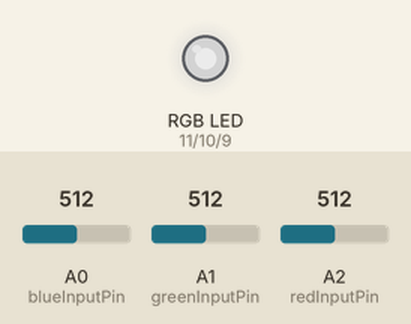
Simulated run of this sketch. Board: Arduino Uno, built with avr-gcc and run on an emulated ATmega328P. Shown: an RGB LED mixed from three pins (HIGH = lit). The inputs (shaded band) are chosen by the test bench; at power-on: A0 (blueInputPin) = 512, A1 (greenInputPin) = 512, A2 (redInputPin) = 512. Dim RGB values are drawn brighter than linear.

Above: at 1.2 s.
1.3 s: A0 (blueInputPin) set to 716
At 1.6 s:
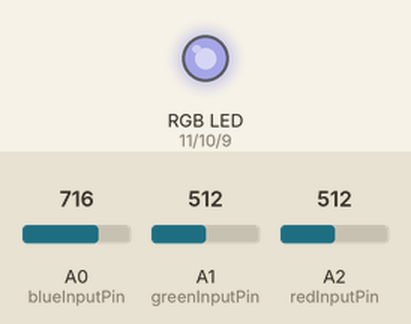
2.8 s: A1 (greenInputPin) set to 716
At 3.9 s:
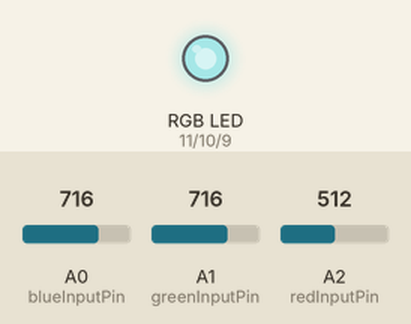
4.3 s: A2 (redInputPin) set to 716
At 5.1 s:
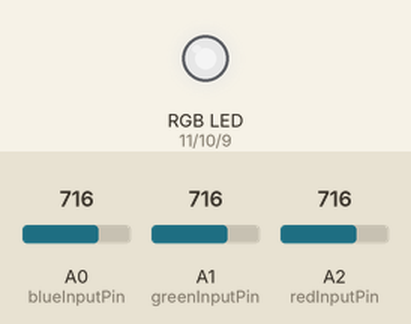
5.8 s: A0 (blueInputPin) set to 900
At 6.2 s:
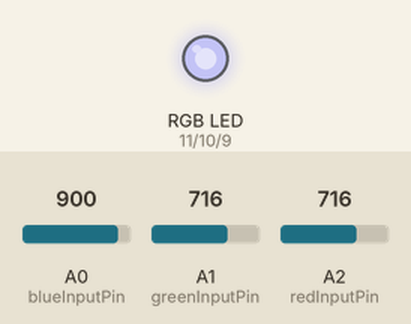
7.3 s: A1 (greenInputPin) set to 900
At 8.5 s:
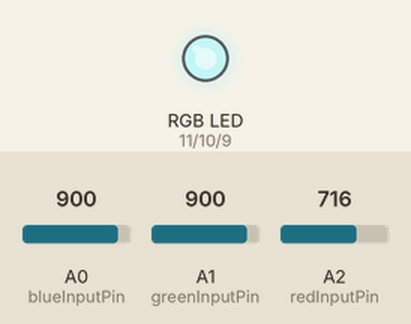
8.8 s: A2 (redInputPin) set to 900
At 9.7 s:
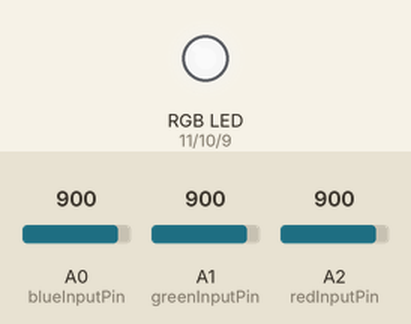
Timing chart, 0 to 11.3 s (numbered marks = the images above; inputs shaded):
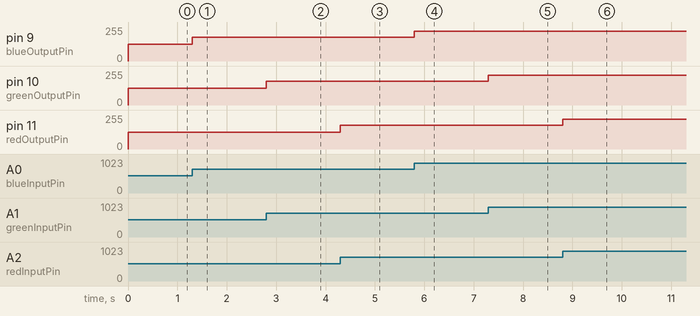

The sketch:

homework_1.ino
```cpp
// program that controls the brightness of all light components in an rgb led
// by reading the analog brightness level for each rgb color and mapping them
// to analog write values, used to output to the led via the pwm pins

const int MIN_ANALOG_READ_VALUE = 0;
const int MAX_ANALOG_READ_VALUE = 1023;
const int MIN_ANALOG_WRITE_VALUE = 0;
const int MAX_ANALOG_WRITE_VALUE = 255;

const int redInputPin = A2;
const int greenInputPin = A1;
const int blueInputPin = A0;

const int redOutputPin = 11;
const int greenOutputPin = 10;
const int blueOutputPin = 9;

// used to save the rgb analog read values and the rgb analog write values
int redValue = 0;
int greenValue = 0;
int blueValue = 0;

void setup() {
  setRGBInputPins();
  setRGBOutputPins();

  Serial.begin(9600);
}

void loop() {
  readRGBAnalogValues();
  convertRGBAnalogReadValuesToAnalogWriteValues();
  setLedRGBColors(redValue, greenValue, blueValue);
}

void setRGBInputPins() {
  pinMode(redInputPin, INPUT);
  pinMode(greenInputPin, INPUT);
  pinMode(blueInputPin, INPUT);
}

void setRGBOutputPins() {
  pinMode(redOutputPin, OUTPUT);
  pinMode(greenOutputPin, OUTPUT);
  pinMode(blueOutputPin, OUTPUT);
}

void readRGBAnalogValues() {
  redValue = analogRead(redInputPin);
  greenValue = analogRead(greenInputPin);
  blueValue = analogRead(blueInputPin);
}

int mapAnalogReadValueToAnalogWriteValue(const int value) {
  return map(value, MIN_ANALOG_READ_VALUE, MAX_ANALOG_READ_VALUE, MIN_ANALOG_WRITE_VALUE, MAX_ANALOG_WRITE_VALUE);
}

void convertRGBAnalogReadValuesToAnalogWriteValues() {
  redValue = mapAnalogReadValueToAnalogWriteValue(redValue);
  greenValue = mapAnalogReadValueToAnalogWriteValue(greenValue);
  blueValue = mapAnalogReadValueToAnalogWriteValue(blueValue);
}

void setLedRGBColors(const int redValue, const int greenValue, const int blueValue) {
  analogWrite(redOutputPin, redValue);
  analogWrite(greenOutputPin, greenValue);
  analogWrite(blueOutputPin, blueValue);
}
```

Measured:
- after the input at 1.3 s, pin 9 (blueOutputPin): 127/255 → 178/255 at once
- after the input at 2.8 s, pin 10 (greenOutputPin): 127/255 → 178/255 at once
- after the input at 4.3 s, pin 11 (redOutputPin): 127/255 → 178/255 at once
- after the input at 5.8 s, pin 9 (blueOutputPin): 178/255 → 224/255 at once
- after the input at 7.3 s, pin 10 (greenOutputPin): 178/255 → 224/255 at once
- after the input at 8.8 s, pin 11 (redOutputPin): 178/255 → 224/255 at once
